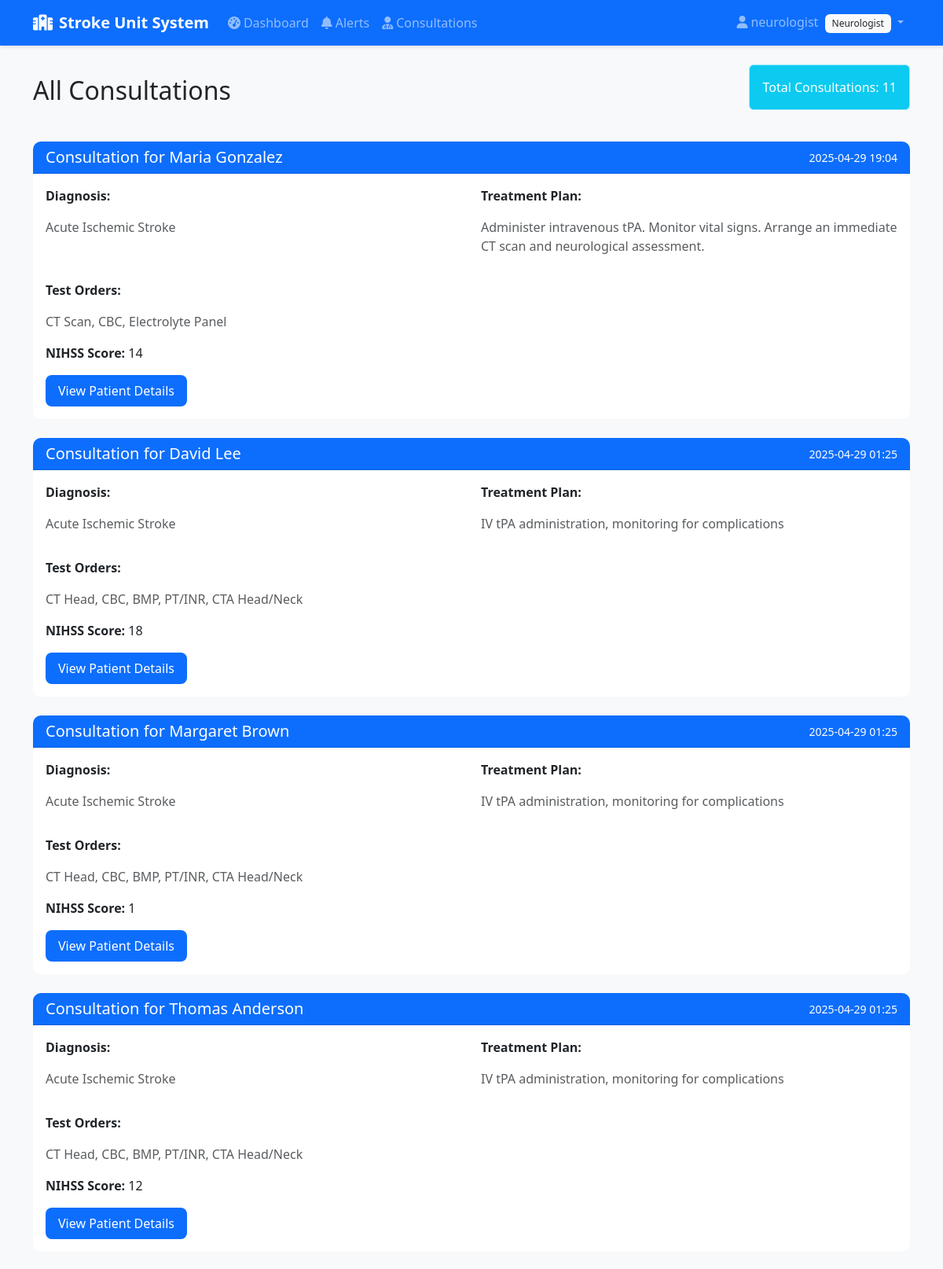
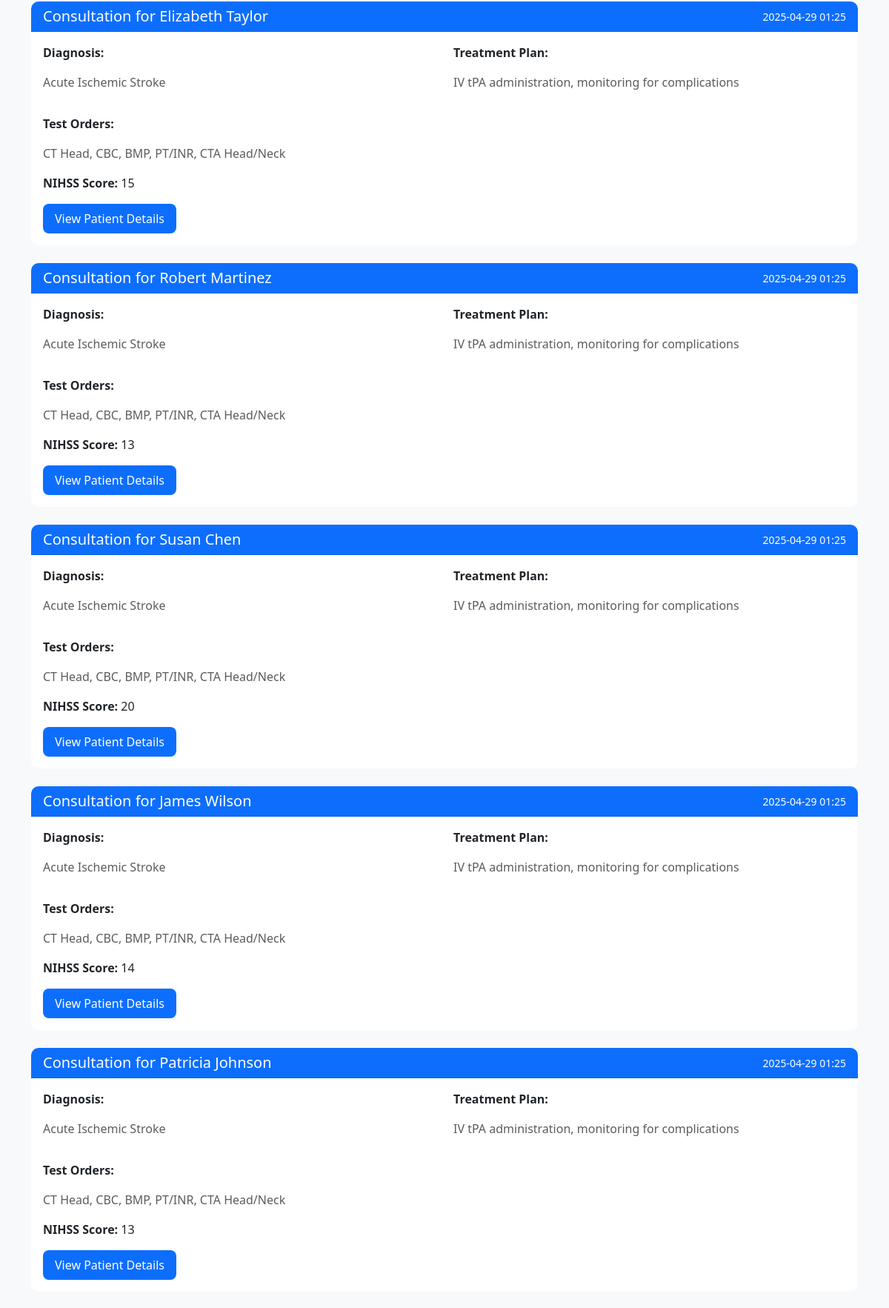
/consultations/ (signed in, upper part), run on the app's committed database (2 pictures, top to bottom).
### patientsystem/models.py (models this page shows, shortened)
class UserProfile(models.Model):
    user = models.OneToOneField(User, on_delete=models.CASCADE)
    role = models.CharField(max_length=20, choices=[
        ('technician', 'Technician'),
        ('neurologist', 'Neurologist')
    ], default='technician')

class Consultation(models.Model):
    patient = models.ForeignKey(Patient, on_delete=models.CASCADE, related_name='consultations')
    date = models.DateTimeField(auto_now_add=True)
    symptom_onset_time = models.DateTimeField(null=True, blank=True)
    diagnosis = models.TextField()
    treatment_plan = models.TextField()
    test_orders = models.TextField(blank=True)
    vitals = models.OneToOneField(Vitals, on_delete=models.CASCADE)
    nihss_score = models.IntegerField()

class Patient(models.Model):
    GENDER_CHOICES = [
        ('M', 'Male'),
        ('F', 'Female'),
        ('O', 'Other'),
    ]
    hospital_id = models.CharField(max_length=10, unique=True, blank=True)
    first_name = models.CharField(max_length=100)
    last_name = models.CharField(max_length=100)
    date_of_birth = models.DateField()
    gender = models.CharField(max_length=1, choices=GENDER_CHOICES)
    chief_complaint = models.TextField(blank=True)
    address = models.TextField(blank=True)
    phone_number = models.CharField(max_length=20, blank=True)
    emergency_contact = models.CharField(max_length=100, blank=True)
    medical_history = models.TextField(blank=True)
    current_medications = models.TextField(blank=True)
    allergies = models.TextField(blank=True)
    vitals = models.OneToOneField(Vitals, on_delete=models.CASCADE)
    nihss_score = models.IntegerField(default=0)
    nihss_last_updated = models.DateTimeField(auto_now=True)
    created_at = models.DateTimeField(auto_now_add=True)
    updated_at = models.DateTimeField(auto_now=True)
    @property
    def name(self):
        return f"{self.first_name} {self.last_name}"

### patientsystem/decorators.py (the view)
        def wrapped_view(request, *args, **kwargs):
            if not check_role(request.user):
                messages.error(request, f'Only {role}s can access this page.')
                return redirect('patientsystem:dashboard')
            return view_func(request, *args, **kwargs)

### patientsystem/views.py (called while the page is built)
@login_required
@neurologist_required
def consultations(request):
    try:
        consultations = Consultation.objects.all().order_by('-date')
        return render(request, 'patientsystem/consultations.html', {
            'consultations': consultations
        })
    except Exception as e:
        messages.error(request, f'Error accessing consultations: {str(e)}')
        return redirect('patientsystem:dashboard')

### templates/patientsystem/consultations.html (shortened to what this page needs)
{% extends 'base.html' %}
{% block content %}
<div class="d-flex justify-content-between align-items-center mb-4">
    <h2>All Consultations</h2>
    <div class="alert alert-info">
        Total Consultations: {{ consultations|length }}
    </div>
</div>
<div class="row">
    {% for consultation in consultations %}
    <div class="col-12 mb-4">
        <div class="card">
            <div class="card-header bg-primary text-white">
                <div class="d-flex justify-content-between align-items-center">
                    <h5 class="card-title mb-0">
                        Consultation for {{ consultation.patient.name }}
                    </h5>
                    <small>{{ consultation.date|date:"Y-m-d H:i" }}</small>
                </div>
            </div>
            <div class="card-body">
                <div class="row">
                    <div class="col-md-6">
                        <p><strong>Diagnosis:</strong></p>
                        <p class="text-muted">{{ consultation.diagnosis }}</p>
                    </div>
                    <div class="col-md-6">
                        <p><strong>Treatment Plan:</strong></p>
                        <p class="text-muted">{{ consultation.treatment_plan }}</p>
                    </div>
                </div>
                {% if consultation.test_orders %}
                <div class="mt-3">
                    <p><strong>Test Orders:</strong></p>
                    <p class="text-muted">{{ consultation.test_orders }}</p>
                </div>
                {% endif %}
                <div class="mt-3">
                    <p><strong>NIHSS Score:</strong> {{ consultation.nihss_score }}</p>
                </div>
                <div class="mt-3">
                    <a href="{% url 'patientsystem:patient_detail' consultation.patient.id %}" class="btn btn-primary">
                        View Patient Details
                    </a>
                </div>
            </div>
        </div>
    </div>
    {% empty %}
    <div class="col-12">
        <div class="alert alert-success">
            No consultations recorded yet.
        </div>
    </div>
    {% endfor %}
</div>
{% endblock %}

### templates/base.html (shortened to what this page needs)
{% load static %}
<!DOCTYPE html>
<html lang="en">
<head>
    <link href="https://cdn.jsdelivr.net/npm/bootstrap@5.3.0/dist/css/bootstrap.min.css" rel="stylesheet">
    <link href="https://cdnjs.cloudflare.com/ajax/libs/font-awesome/6.0.0/css/all.min.css" rel="stylesheet">
    <link href="{% static 'css/style.css' %}" rel="stylesheet">
</head>
<body>
    <nav class="navbar navbar-expand-lg navbar-dark bg-primary">
        <div class="container">
            <a class="navbar-brand" href="{% url 'patientsystem:dashboard' %}">
                <i class="fas fa-hospital me-2"></i>Stroke Unit System
            </a>
            <div class="collapse navbar-collapse" id="navbarNav">
                <ul class="navbar-nav me-auto">
                    {% if user.is_authenticated %}
                    <li class="nav-item">
                        <a class="nav-link" href="{% url 'patientsystem:dashboard' %}">
                            <i class="fas fa-tachometer-alt me-1"></i>Dashboard
                        </a>
                    </li>
                    <li class="nav-item">
                        <a class="nav-link" href="{% url 'patientsystem:alerts' %}">
                            <i class="fas fa-bell me-1"></i>Alerts
                        </a>
                    </li>
                    {% if user.userprofile.role == 'neurologist' %}
                    <li class="nav-item">
                        <a class="nav-link" href="{% url 'patientsystem:consultations' %}">
                            <i class="fas fa-user-md me-1"></i>Consultations
                        </a>
                    </li>
                    {% endif %}
                    {% endif %}
                </ul>
                <ul class="navbar-nav">
                    {% if user.is_authenticated %}
                    <li class="nav-item dropdown">
                        <a class="nav-link dropdown-toggle" href="#" id="navbarDropdown" role="button" data-bs-toggle="dropdown">
                            <i class="fas fa-user me-1"></i>{{ user.username }}
                            <span class="badge bg-light text-dark ms-1">{{ user.userprofile.get_role_display }}</span>
                        </a>
                    </li>
                    {% endif %}
                </ul>
            </div>
        </div>
    </nav>
    <main class="container py-4">
        {% block content %}{% endblock %}
    </main>
</body>
</html>

### static/css/style.css (style rules this page uses)
:root { --primary-color: #0d6efd; --secondary-color: #6c757d; --success-color: #198754; --danger-color: #dc3545; --warning-color: #ffc107; --info-color: #0dcaf0; --light-color: #f8f9fa; --dark-color: #212529; }
body { background-color: #f8f9fa; font-family: 'Segoe UI', Tahoma, Geneva, Verdana, sans-serif; }
.navbar { box-shadow: 0 2px 4px rgba(0,0,0,.1); }
.navbar-brand { font-weight: 600; }
.card { border: none; border-radius: 10px; transition: transform 0.2s, box-shadow 0.2s; }
.card-header { background-color: white; border-bottom: 1px solid rgba(0,0,0,.125); border-radius: 10px 10px 0 0 !important; }
.btn { border-radius: 8px; padding: 0.5rem 1rem; font-weight: 500; transition: all 0.2s; }
.btn-primary { background-color: var(--primary-color); border: none; }
.badge { padding: 0.5em 0.75em; border-radius: 6px; font-weight: 500; }
.alert-info { background-color: #0dcaf0; color: white; }

### data on the page
Consultation: patient.name "Maria Gonzalez", date "2025-04-29 19:04", diagnosis "Acute Ischemic Stroke", treatment_plan "Administer intravenous tPA. Monitor vital signs. Arrange an immediate CT scan and neurological assessment.", test_orders "CT Scan, CBC, Electrolyte Panel", nihss_score "14"
Consultation: patient.name "David Lee", date "2025-04-29 01:25", diagnosis "Acute Ischemic Stroke", treatment_plan "IV tPA administration, monitoring for complications", test_orders "CT Head, CBC, BMP, PT/INR, CTA Head/Neck", nihss_score "18"
Consultation: patient.name "Margaret Brown", date "2025-04-29 01:25", diagnosis "Acute Ischemic Stroke", treatment_plan "IV tPA administration, monitoring for complications", test_orders "CT Head, CBC, BMP, PT/INR, CTA Head/Neck", nihss_score "1"
Consultation: patient.name "Thomas Anderson", date "2025-04-29 01:25", diagnosis "Acute Ischemic Stroke", treatment_plan "IV tPA administration, monitoring for complications", test_orders "CT Head, CBC, BMP, PT/INR, CTA Head/Neck", nihss_score "12"
Consultation: patient.name "Elizabeth Taylor", date "2025-04-29 01:25", diagnosis "Acute Ischemic Stroke", treatment_plan "IV tPA administration, monitoring for complications", test_orders "CT Head, CBC, BMP, PT/INR, CTA Head/Neck", nihss_score "15"
Consultation: patient.name "Robert Martinez", date "2025-04-29 01:25", diagnosis "Acute Ischemic Stroke", treatment_plan "IV tPA administration, monitoring for complications", test_orders "CT Head, CBC, BMP, PT/INR, CTA Head/Neck", nihss_score "13"
Consultation: patient.name "Susan Chen", date "2025-04-29 01:25", diagnosis "Acute Ischemic Stroke", treatment_plan "IV tPA administration, monitoring for complications", test_orders "CT Head, CBC, BMP, PT/INR, CTA Head/Neck", nihss_score "20"
Consultation: patient.name "James Wilson", date "2025-04-29 01:25", diagnosis "Acute Ischemic Stroke", treatment_plan "IV tPA administration, monitoring for complications", test_orders "CT Head, CBC, BMP, PT/INR, CTA Head/Neck", nihss_score "14"
Consultation: patient.name "Patricia Johnson", date "2025-04-29 01:25", diagnosis "Acute Ischemic Stroke", treatment_plan "IV tPA administration, monitoring for complications", test_orders "CT Head, CBC, BMP, PT/INR, CTA Head/Neck", nihss_score "13"

### other printed values
{{ user.username }} "neurologist"
{{ user.userprofile.get_role_display }} "Neurologist"
{{ consultations|length }} "11"
